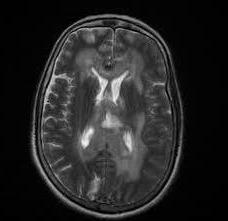
#> input picture Br35H/no/no1037.jpg, 228 x 221 px, found by its file name; its folder holds only this picture in this run
$ jupyter execute --allow-errors 'Training Dataset.ipynb'   (shell and % lines are left out)
#> lines starting #> are read from the running program, lines starting #| are printed output that depends on the picture
[cell 1]
import numpy as np
import matplotlib.pyplot as plt
import pandas as pd
import seaborn as sns
import os
import cv2

# Creating Our Training Data and Saving it

[cell 2]
IMG_SIZE = 150
CLASS_NAMES = ["no", "yes"]
DATADIR = os.path.join(os.getcwd(), "archive")

[cell 3]
# Showing an instance of an image in my dataset
for cn in CLASS_NAMES:
    path = os.path.join(DATADIR, cn)
    for img in os.listdir(path):
        img_array = cv2.imread(os.path.join(path, img))
#> img_array is the input picture: shape (221, 228, 3); min 0, max 255, mean 38
        new_array = cv2.resize(img_array, (IMG_SIZE, IMG_SIZE)) # Resizing all images to make them uniform
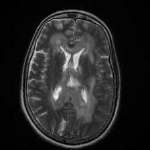
#> new_array: shape (150, 150, 3); min 0, max 240, mean 37.9
        plt.imshow(new_array, cmap="gray") # Grayscalling my image
        plt.show()
        break
    break

[cell 4]
print(img_array)
#> (printed output is left out)

[cell 5]
training_data = []

def create_training_data():
    for cn in CLASS_NAMES:
        path = os.path.join(DATADIR, cn)
        class_index = CLASS_NAMES.index(cn)

        for img in os.listdir(path):
            try:
                # Arrays containing all pixel values of 1 image
                img_array = cv2.imread(os.path.join(path, img), cv2.IMREAD_GRAYSCALE) # Grayscalling my image
#> img_array: shape (221, 228); min 0, max 255, mean 38
                new_array = cv2.resize(img_array, (IMG_SIZE, IMG_SIZE)) # Resizing all images to make them uniform
#> new_array: shape (150, 150)
                training_data.append([new_array, class_index])
            except Exception as e:
                pass

#> (the rest of this cell did not finish here and is left out)

[cell 6]
print(len(training_data)) # 1500 no + 1500 yes
#| 1

[cell 7]
import random

# Shuffling our training data, because first we put all no's then it is stacked with yes's.
# This way, it is randomized so the machine can learn much better
random.shuffle(training_data)

[cell 8]
# Seperating between our features and labels, then converting to numpy arrays

X = [] # Feature set
y = [] # Labels

for features, labels in training_data:
    X.append(features)
    y.append(labels)
#> this loop made 1 pass
#> labels on pass 1: 0
#> after the loop, X = 1 item; y = [0]

X = np.array(X).reshape(-1, # -1 is a placeholder for how many features we already have
                        IMG_SIZE, IMG_SIZE,
                        1 # Since it is in grayscale, we put 1 since it is in 1 color scale
                       )
